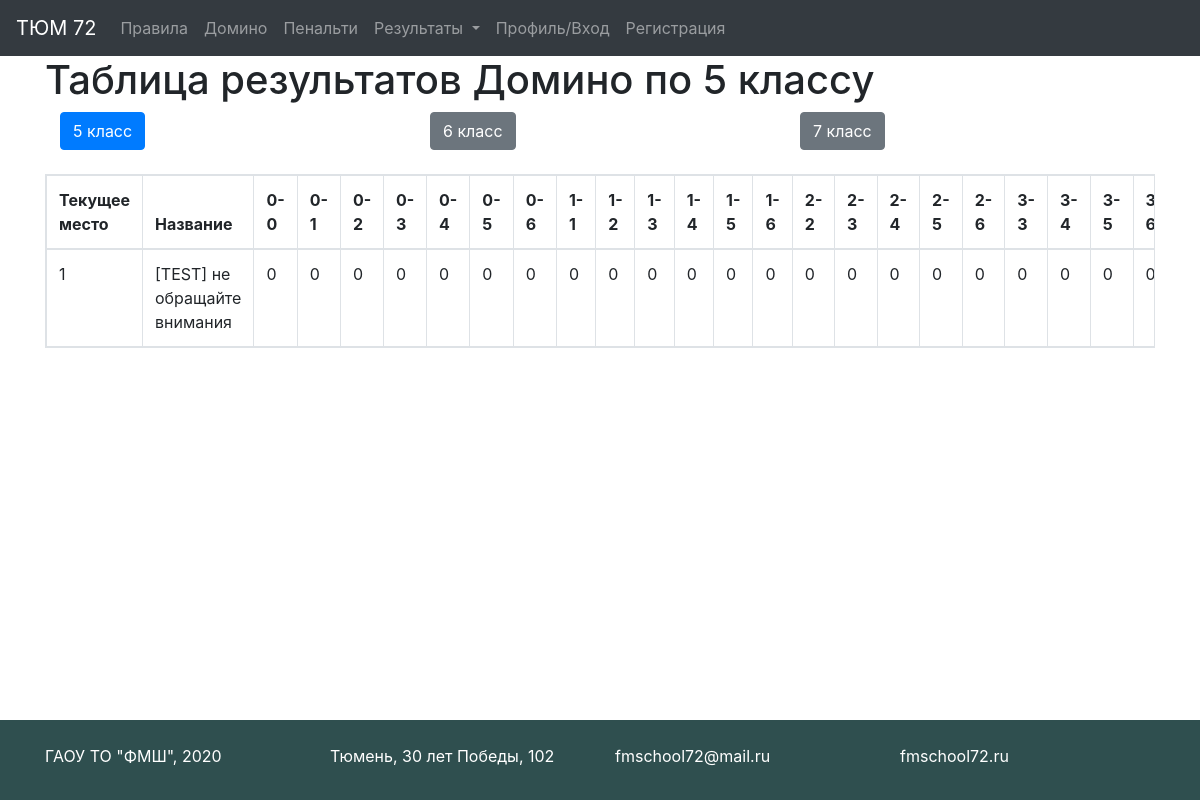
The app's page /results/domino/5, older data.
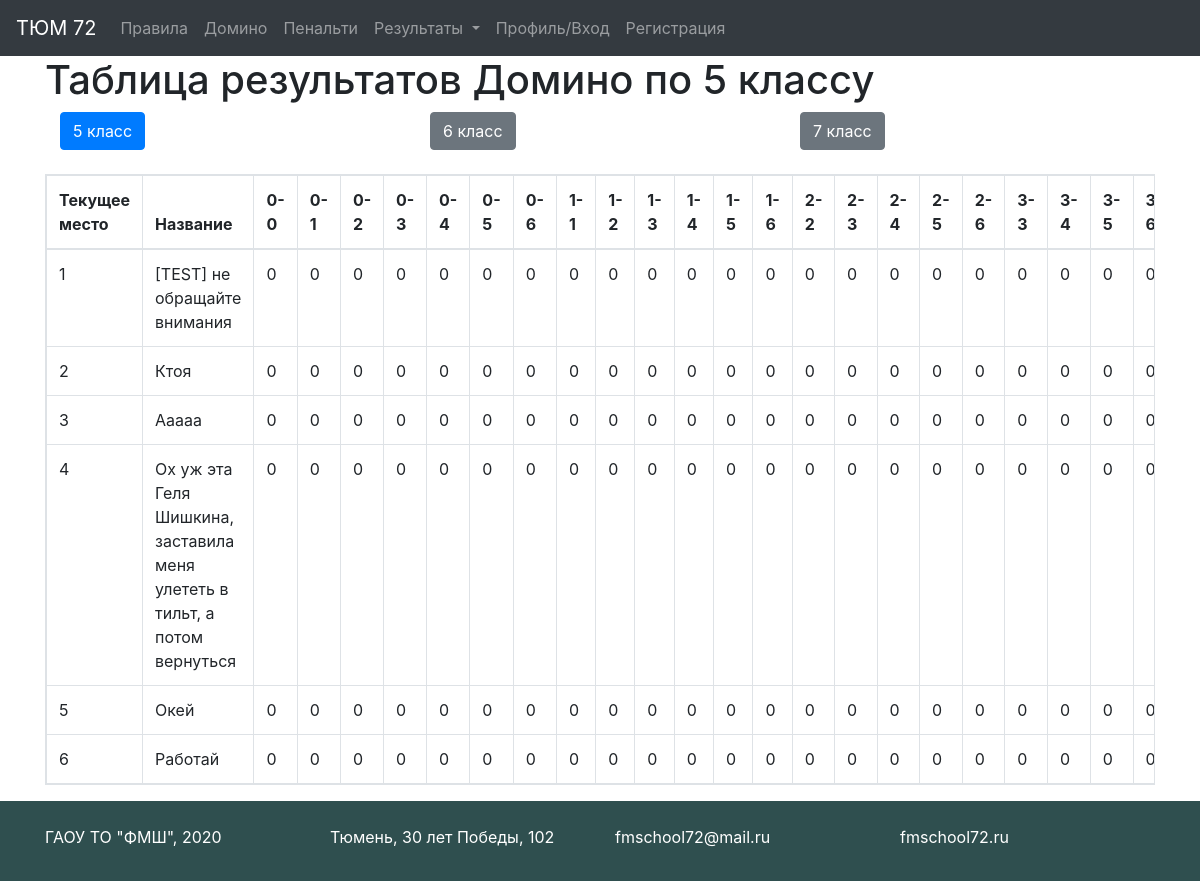
The same page, newer data.
### tables this page shows
CREATE TABLE domino_tasks5 (id INTEGER PRIMARY KEY AUTOINCREMENT UNIQUE NOT NULL, title STRING NOT NULL UNIQUE, picked_tasks STRING DEFAULT " ", t1 NOT NULL DEFAULT '0ok', t2 NOT NULL DEFAULT '0ok', t3 NOT NULL DEFAULT '0ok', t4 NOT NULL DEFAULT '0ok', t5 NOT NULL DEFAULT '0ok', t6 NOT NULL DEFAULT '0ok', t7 NOT NULL DEFAULT '0ok', t8 NOT NULL DEFAULT '0ok', t9 NOT NULL DEFAULT '0ok', t10 NOT NULL DEFAULT '0ok', t11 NOT NULL DEFAULT '0ok', t12 NOT NULL DEFAULT '0ok', t13 NOT NULL DEFAULT '0ok', t14 NOT NULL DEFAULT '0ok', t15 NOT NULL DEFAULT '0ok', t16 NOT NULL DEFAULT '0ok', t17 NOT NULL DEFAULT '0ok', t18 NOT NULL DEFAULT '0ok', t19 NOT NULL DEFAULT '0ok', t20 NOT NULL DEFAULT '0ok', t21 NOT NULL DEFAULT '0ok', t22 NOT NULL DEFAULT '0ok', t23 NOT NULL DEFAULT '0ok', t24 NOT NULL DEFAULT '0ok', t25 NOT NULL DEFAULT '0ok', t26 NOT NULL DEFAULT '0ok', t27 NOT NULL DEFAULT '0ok', t28 NOT NULL DEFAULT '0ok', sum INTEGER DEFAULT (0));

### app.py (the view)
@app.route('/results/<game>/<grade>')
def results(game, grade):
    grade = str(grade)
    team = ''
    if is_auth() and str(current_user.grade) == str(grade):
        team = current_user.team_name
    titles = {'domino': 'Домино', 'penalty': 'Пенальти'}
    if game == 'domino':
        info = domino_info
        number = 28
        keys = domino_keys
    else:
        info = penalty_info
        number = 16
        keys = penalty_keys
    table = game + '_tasks' + str(grade)
    con = sqlite3.connect(os.path.join("db", "tasks.db"))
    cur = con.cursor()
    results = cur.execute(f"SELECT * from {table} ORDER BY sum DESC").fetchall()
    con.close()
    team_num = len(results)
    return render_template("results.html", team=team, results=results, title=titles[game],
                           grade=grade,
                           info=info, number=number, team_num=team_num, keys=keys)

### app.py (called while the page is built)
def is_auth():
    return current_user.is_authenticated

### templates/results.html (shortened to what this page needs)
{% extends "base.html" %}
{% block content %}
    <h1>Таблица результатов {{ title }} по {{ grade }} классу</h1>
    <div class="container">
        <div class="row">
            {% for grd in ['5', '6', '7'] %}
                {% set a_grd = "./" + grd %}
                {% if grd == grade %}
                    <div class="col-sm">
                        <a href={{a_grd}} type="button" class="btn btn-primary">{{grd}} класс</a></div>
                {% else %}
                    <div class="col-sm">
                        <a href={{a_grd}} type="button" class="btn btn-secondary">{{grd}} класс</a></div>
                {% endif %}
            {% endfor %}
        </div>
    </div>
    <br>
    <table class="table table-bordered table-responsive" id="results">
        <thead>
        <tr>
            <th> Текущее место</th>
            <th> Название</th>
            {% for task in keys %}
                <th width="10%"> {{ info[grade][task]['name'] }} </th>
            {% endfor %}
        </tr>
        </thead>
        {% for place in range(team_num) %}
            <tr>
                {% if results[place][1] == team %}
                    <td class="table-primary"> {{ place + 1 }} </td>
                    <td class="table-primary"> {{ results[place][1] }} </td>
                {% else %}
                    <td> {{ place + 1 }} </td>
                    <td> {{ results[place][1] }} </td>
                {% endif %}
                {% if title == 'Домино' %}
                    {% set step = 3 %}
                {% else %}
                    {% set step = 2 %}
                {% endif %}
                {% for i in range(step, number + step) %}
                    {% set state = results[place][i][-2:] %}
                    {% set points = results[place][i][:-2] %}
                    {% if state == 'af' %}
                        <td class="table-success" width="30px"> {{ points }} </td>
                    {% elif state in ['ff', 'as', 'bf'] %}
                        <td class="table-warning" width="30px"> {{ points }} </td>
                    {% elif state == 'fs' %}
                        <td class="table-danger" width="30px"> {{ points }} </td>
                    {% else %}
                        <td width="30px"> {{ points }} </td>
                    {% endif %}
                {% endfor %}
            </tr>
        {% endfor %}
    </table>
{% endblock %}

### templates/base.html (shortened to what this page needs)
<!doctype html>
<html lang="ru">
<head>
    <link rel="stylesheet"
          href="https://stackpath.bootstrapcdn.com/bootstrap/4.4.1/css/bootstrap.min.css"
>
    <link rel="stylesheet" type="text/css" href="/static/css/style.css"/>
</head>
<body>
<div id="page-container">
    <div id="content-wrap">
        <header>
            <nav class="navbar navbar-expand-lg navbar-dark bg-dark">
                <a class="navbar-brand" href="/">ТЮМ 72</a>
                <div class="collapse navbar-collapse" id="navbarNav">
                    <ul class="navbar-nav">
                        <li class="nav-item">
                            <a class="nav-link" href="/rules">Правила</a>
                        </li>
                        <li class="nav-item">
                            <a class="nav-link" href="/domino">Домино</a>
                        </li>
                        <li class="nav-item">
                            <a class="nav-link" href="/penalty">Пенальти</a>
                        </li>
                        <li class="nav-item dropdown">
                            <a class="nav-link dropdown-toggle" href="#" id="navbarDropdown"
                               role="button" data-toggle="dropdown" aria-haspopup="true"
                               aria-expanded="false">
                                Результаты
                            </a>
                        </li>
                        <li class="nav-item">
                            <a class="nav-link" href="/profile">Профиль/Вход</a>
                        </li>
                        <li class="nav-item">
                            <a class="nav-link" href="/sign_up">Регистрация</a>
                        </li>
                    </ul>
                </div>
            </nav>
        </header>
        <main role="main" class="container">
            {% block content %}{% endblock %}
        </main>
    </div>
    <footer id="footer">
        <br>
        <div class="container">
            <div class="row align-items-center">
                <div class="col">
                    ГАОУ ТО "ФМШ", 2020
                </div>
                <div class="col">
                    <a href="https://www.google.com/maps/place/ул.+30+лет+Победы,+102,+Тюмень,+Тюменская+обл.,+625051/@57.1161719,65.5862042,17z/data=!3m1!4b1!4m5!3m4!1s0x43bbe0de6f18b76f:0xbbb0b63150a73e69!8m2!3d57.116169!4d65.5883929?hl=ru">
                        Тюмень, 30 лет Победы, 102
                    </a>
                </div>
                <div class="col">
                    <a href="mailto:fmschool72@mail.ru?subject=ТЮМ 72" target="_blank">
                        fmschool72@mail.ru
                    </a>
                </div>
                <div class="col">
                    <a href="https://fmschool72.ru/" target="_blank">fmschool72.ru</a>
                </div>
            </div>
        </div>
    </footer>
</div>
</body>
</html>

### static/css/style.css (style rules this page uses)
#page-container { position: relative; min-height: 100vh; }
#content-wrap { padding-bottom: 5rem; }
#footer { background: darkslategrey; color: white; position: absolute; bottom: 0; width: 100%; height: 5rem; }
footer a { color:white; }

Row changes from the older to the newer data that the page shows:
added domino_tasks5: title "Ктоя"
added domino_tasks5: title "Ааааа"
added domino_tasks5: title "Ох уж эта Геля Шишкина, заставила меня улететь в тильт, а потом вернуться"
added domino_tasks5: title "Окей"
added domino_tasks5: title "Работай"
Text that changed along with them:
new list line: "2 0 0 0 0 0 0 0 0 0 0 0 0 0 0 0 0 0 0 0 0 0 0"
new list line: "3 0 0 0 0 0 0 0 0 0 0 0 0 0 0 0 0 0 0 0 0 0 0"
new list line: "4 0 0 0 0 0 0 0 0 0 0 0 0 0 0 0 0 0 0 0 0 0 0"
new list line: "5 0 0 0 0 0 0 0 0 0 0 0 0 0 0 0 0 0 0 0 0 0 0"
new list line: "6 0 0 0 0 0 0 0 0 0 0 0 0 0 0 0 0 0 0 0 0 0 0"
